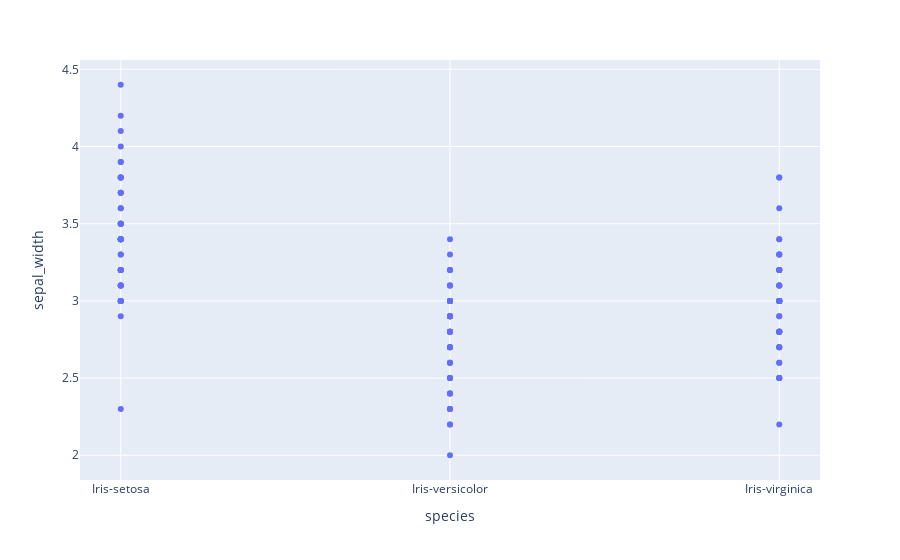

The notebook cell saved with this chart:
### Code cell
px.scatter ( iris, x = 'species' , y = 'sepal_width')

### Figure 1 — Plotly figure (JSON) as saved in the notebook; plotly's stock layout.template omitted (floating-point values rounded to 4 significant figures; data arrays with more than 128 entries replaced by an {"elided": "..."} marker saying what was removed)
{"data": [{"hovertemplate": "species=%{x}<br>sepal_width=%{y}<extra></extra>", "legendgroup": "", "marker": {"color": "#636efa", "symbol": "circle"}, "mode": "markers", "name": "", "orientation": "v", "showlegend": false, "type": "scatter", "x": {"elided": "150 str values"}, "xaxis": "x", "y": {"elided": "150 float values"}, "yaxis": "y"}], "layout": {"legend": {"tracegroupgap": 0}, "margin": {"t": 60}, "xaxis": {"anchor": "y", "domain": [0, 1], "title": {"text": "species"}}, "yaxis": {"anchor": "x", "domain": [0, 1], "title": {"text": "sepal_width"}}}}
